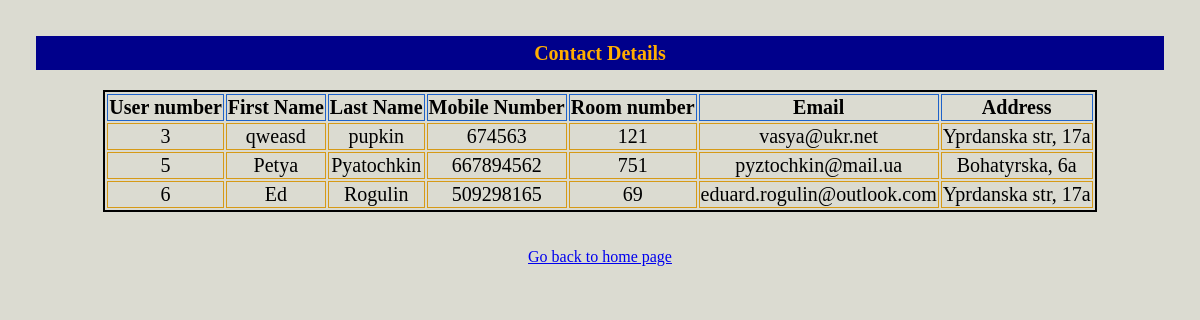
Before: /view with the older database file.
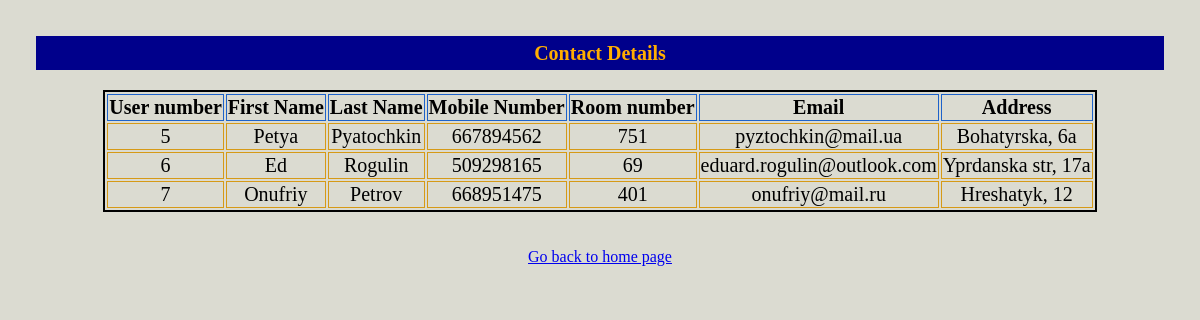
After: the same page with the newer database file.
### tables this page shows
CREATE TABLE addressbook(Userid integer primary key autoincrement,
										   FirstName varchar(20) not null,
										   LastName varchar(20) null,
										   MobileNumber integer unique not null,
										   Officeroomnumber varchar(20) not null,
										   Email text not null unique,
										   Address text not null );

### crud.py (the view)
@app.route("/view")
def view():
	with sqlite3.connect("contact.db") as connection:
		connection.row_factory = sqlite3.Row
		cursor = connection.cursor()
		cursor.execute("select * from addressbook")
		data = cursor.fetchall()
		return render_template("view.html",rows = data)

### templates/view.html (shortened to what this page needs)
<!DOCTYPE html>
<html>
	<head>
	</head>
<body>
<h3>Contact Details</h3>
	<table>
		<thead><tr>
			<th>User number</th>
			<th>First Name</th>
			<th>Last Name</th>
			<th>Mobile Number</th>
			<th>Room number</th>
			<th>Email</th>
			<th>Address</th></tr>
		</thead>
	<tbody>
{% for row in rows %}
<tr>
	<td>{{row["Userid"]}}</td>
	<td>{{row["FirstName"]}}</td>
	<td>{{row["LastName"]}}</td>
	<td>{{row["MobileNumber"]}}</td>
	<td>{{row["Officeroomnumber"]}}</td>
	<td>{{row["Email"]}}</td>
	<td>{{row["Address"]}}</td>
</tr></tbody>
{% endfor %}
</table>
<br><br>
<a href="/">Go back to home page</a>
</body>
</html>

### templates/view.html (style rules this page uses)
h3 { color:rgb(255, 174, 0); padding:0.5%; background-color: darkblue; text-align:center; font-size:20px; }
body { text-align:center; }
head,body { background-color:rgba(212, 212, 199, 0.815); margin:3%; }
table { border:2px solid black; margin-left:auto; margin-right:auto; font-size:20px; }
table td { border: 0.5px solid rgb(214, 154, 23); }
table th { border: 0.5px solid rgb(29, 98, 202); }

Changed rows visible on the page:
removed addressbook: Userid "3", FirstName "qweasd", LastName "pupkin", MobileNumber "674563", Officeroomnumber "121", Email "vasya@ukr.net", Address "Yprdanska str, 17a"
added addressbook: Userid "7", FirstName "Onufriy", LastName "Petrov", MobileNumber "668951475", Officeroomnumber "401", Email "onufriy@mail.ru", Address "Hreshatyk, 12"
